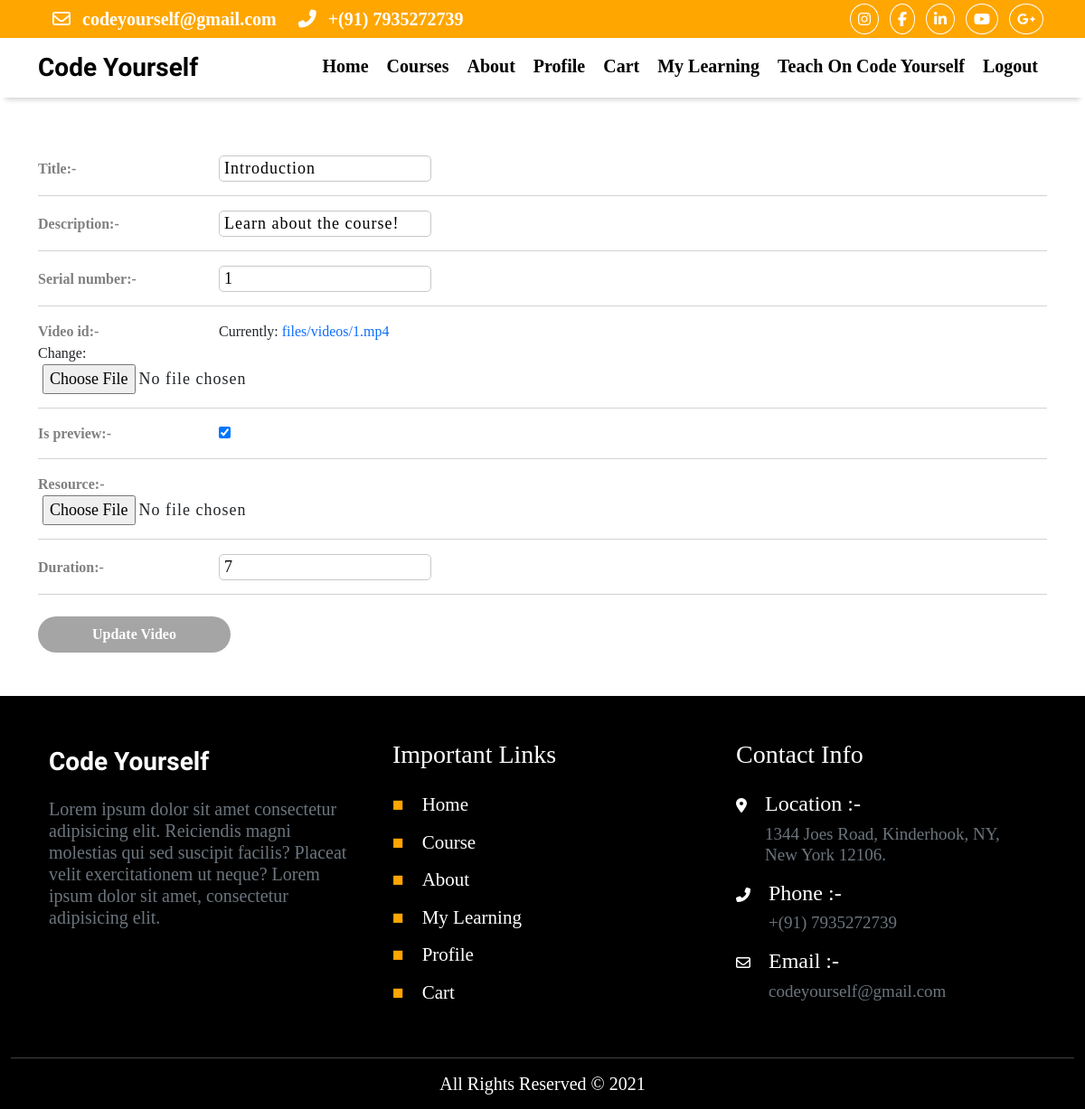
The app's page /instructor/video/edit/10/ (signed in) with its own data.
### course/models/video.py (models this page shows, shortened)
class Video(models.Model):
    title = models.CharField(max_length=100, null=False)
    course = models.ForeignKey(Course, on_delete=models.CASCADE, null=False, related_name="videos")
    description = models.CharField(max_length=1000, default='', null=False)
    serial_number = models.IntegerField(null=False)
    video_id = models.FileField(upload_to="files/videos")
    is_preview = models.BooleanField(default=False)
    resource = models.FileField(upload_to="files/video/resourse", null=True, blank=True)
    duration = models.IntegerField(null=False)

### instructor/views.py (the view)
# urls.py: path('video/edit/<int:pk>/', views.edit_video, name='edit_video'),
def edit_video(request, pk):
    if request.user.is_authenticated:
        try:
            verify = instructorapply.objects.get(user=request.user)
        except:
            verify = None
        if verify:
            if verify.status == "Accepted":
                video = Video.objects.get(id=pk)
                if request.user == video.course.instructor:
                    if request.method == "POST":
                        form = EditVideoForm(request.POST, request.FILES, instance=video)
                        if form.is_valid():
                            form.save()
                            messages.success(request, "Video Updated Successfully.")
                            return redirect("course_detail", slug=video.course.slug)
                    else:
                        form = EditVideoForm(instance=video)
                    return render(request, 'instructor/editvideo.html',{"form":form, "video":video})
                else:
                    messages.error(request, "You have not created this video.")
                    return redirect("home")
        messages.error(request, "You are not instructor.")
        return redirect("home")
    messages.error(request, "Login required.")
    return redirect("login")

### instructor/forms.py
class EditVideoForm(forms.ModelForm):
    class Meta:
        model = Video
        fields = ['title','description','serial_number','video_id','is_preview','resource','duration']

### instructor/templates/instructor/editvideo.html (shortened to what this page needs)
{% extends 'course/base.html' %}
{% load static %}
{% block CustomStyles %}
    <link rel="stylesheet" href="{% static 'css/addcourse.css' %}">
{% endblock CustomStyles %}
{% block Content %}
    <div class="container my-5">
        <form action="" method="POST" novalidate class="mt-2" enctype="multipart/form-data">
            {% for fm in form %}
                <div class="d-block fields py-3 id_{{fm.name}}">
                    <label for=id_{{fm.name}} class=id_{{fm.name}}>{{fm.label_tag|striptags}}- </label>{{fm}}
                </div>
            {% endfor %}
            <button type="submit" class="d-block mt-4">Update Video</button>
        </form>
    </div>
{% endblock Content %}

### course/static/css/base.css (style rules this page uses)
* { margin: 0; padding: 0; box-sizing: border-box; font-family: 'Times New Roman', Times, serif; }
a { text-decoration: none!important; cursor: pointer!important; }

### course/static/css/addcourse.css (style rules this page uses)
form label { color:gray; font-weight: bold; }
form input, select { border: 1px solid rgb(200, 200, 200); outline: none; font-size: 18px; letter-spacing: 1px; border-radius: 5px; padding: 0 5px; }
form input[type="file"] { border: none; width: 100%; }
.fields { position: relative; }
.fields::after { content: ""; width: 100%; height: 1px; background-color: lightgrey; position: absolute; bottom: 0; left: 0; }
form button { border: none; background-color: rgb(165, 165, 165); padding: 8px 60px; text-align: center; margin-top: 20px; border-radius: 50px; color: white; font-weight: 700; outline: none!important; }
form label { width: 200px; }
form input { margin-right: 20px; }

### records on screen
Video: form "Introduction" "Learn about the course!" "1" "☑" "7"

### other values on screen
{{ fm.label_tag|striptags }} "Title:" "Description:" "Serial number:" "Video id:" "Is preview:" "Resource:" "Duration:"
